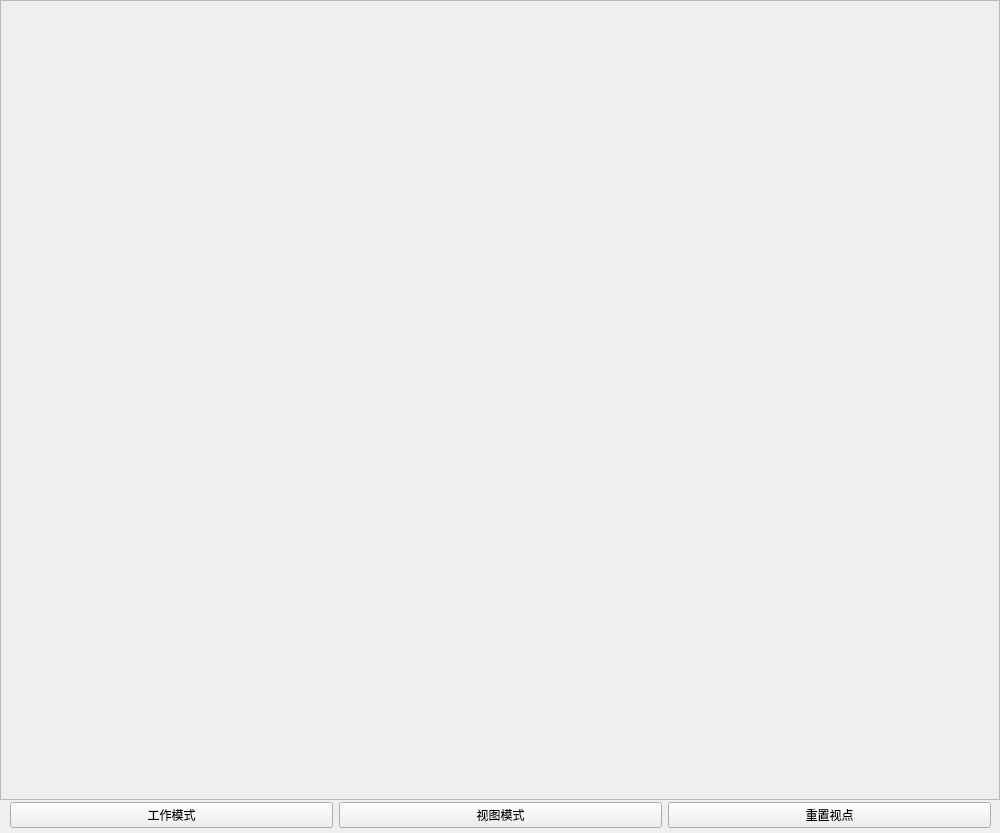
<?xml version="1.0" encoding="UTF-8"?>
<ui version="4.0">
 <class>RenderWindow</class>
 <widget class="QMainWindow" name="RenderWindow">
  <property name="geometry">
   <rect>
    <x>0</x>
    <y>0</y>
    <width>1000</width>
    <height>833</height>
   </rect>
  </property>
  <property name="windowTitle">
   <string>MainWindow</string>
  </property>
  <widget class="QWidget" name="centralwidget">
   <widget class="QScrollArea" name="scrollArea">
    <property name="geometry">
     <rect>
      <x>0</x>
      <y>0</y>
      <width>1000</width>
      <height>800</height>
     </rect>
    </property>
    <property name="widgetResizable">
     <bool>true</bool>
    </property>
    <property name="alignment">
     <set>Qt::AlignCenter</set>
    </property>
    <widget class="QWidget" name="scrollAreaWidgetContents">
     <property name="geometry">
      <rect>
       <x>0</x>
       <y>0</y>
       <width>998</width>
       <height>798</height>
      </rect>
     </property>
    </widget>
   </widget>
   <widget class="QWidget" name="horizontalLayoutWidget">
    <property name="geometry">
     <rect>
      <x>10</x>
      <y>800</y>
      <width>981</width>
      <height>31</height>
     </rect>
    </property>
    <layout class="QHBoxLayout" name="horizontalLayout">
     <item>
      <widget class="QPushButton" name="pushButton_workMode">
       <property name="text">
        <string>工作模式</string>
       </property>
      </widget>
     </item>
     <item>
      <widget class="QPushButton" name="pushButton_viewMode">
       <property name="text">
        <string>视图模式</string>
       </property>
      </widget>
     </item>
     <item>
      <widget class="QPushButton" name="pushButton_resetView">
       <property name="text">
        <string>重置视点</string>
       </property>
      </widget>
     </item>
    </layout>
   </widget>
  </widget>
 </widget>
 <resources/>
 <connections/>
</ui>
